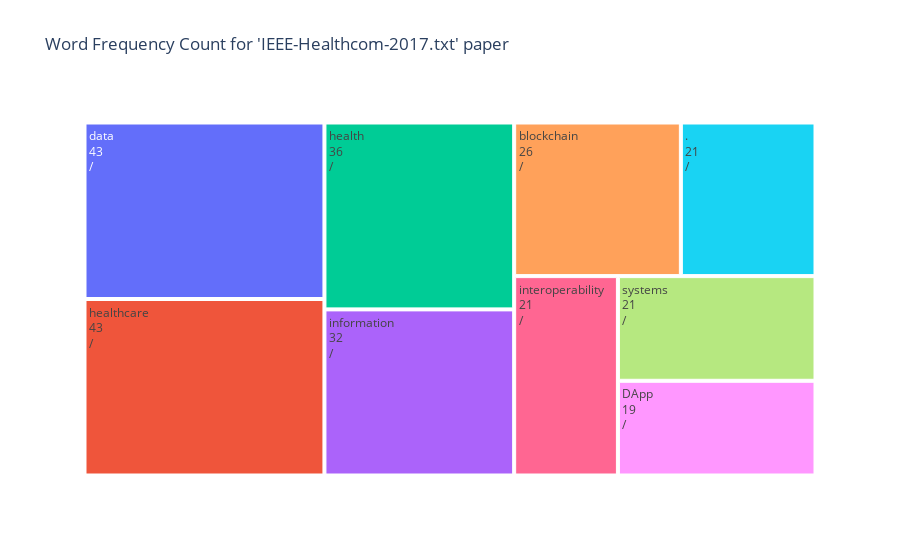

The notebook cell saved with this chart:
### Code cell
data_tokens = word_tokenize(data)
data_without_sw = [word for word in data_tokens if not word in stopwords.words()]
        
data_final = ' '.join([str(n) for n in data_without_sw])

words = data_final.split()
for i in words:
    if ((i == ',') or (i == '.') or(i == ')')or(i == '(')or(i == '[')or(i == ']')):
        words.remove(i)

for i in words:
    if ((i == ':') or (i == '"') or(i == '“')or(i == '”')or(i == 'The')or(i == '. ')):
        words.remove(i)

for i in words:
    if ((i == '2018') or (i == '2019') or(i == '2017')or(i == '4')or(i == '<')or(i == '>')):
        words.remove(i)

for i in words:
    if ((i == ',') or (i == ';') or(i == '2017')or(i == '[')or(i == '<')or(i == '>')):
        words.remove(i)
        
        
count = pd.value_counts(np.array(words))
d = count[:9]
df = d.to_frame()
df.columns = ['CNT']
df['index'] = df.index

fig = px.treemap(df,
                 path=['index'],
                 values='CNT',
                 title="Word Frequency Count for 'IEEE-Healthcom-2017.txt' paper")
fig.data[0].textinfo = 'label+text+value+current path'
fig.show()

### Figure 1 — Plotly figure (JSON) as saved in the notebook; plotly's stock layout.template omitted (floating-point values rounded to 4 significant figures)
{"data": [{"branchvalues": "total", "domain": {"x": [0, 1], "y": [0, 1]}, "hovertemplate": "labels=%{label}<br>CNT=%{value}<br>parent=%{parent}<br>id=%{id}<extra></extra>", "ids": [".", "DApp", "blockchain", "data", "health", "healthcare", "information", "interoperability", "systems"], "labels": [".", "DApp", "blockchain", "data", "health", "healthcare", "information", "interoperability", "systems"], "name": "", "parents": ["", "", "", "", "", "", "", "", ""], "textinfo": "label+text+value+current path", "type": "treemap", "values": [21, 19, 26, 43, 36, 43, 32, 21, 21]}], "layout": {"legend": {"tracegroupgap": 0}, "title": {"text": "Word Frequency Count for 'IEEE-Healthcom-2017.txt' paper"}}}
